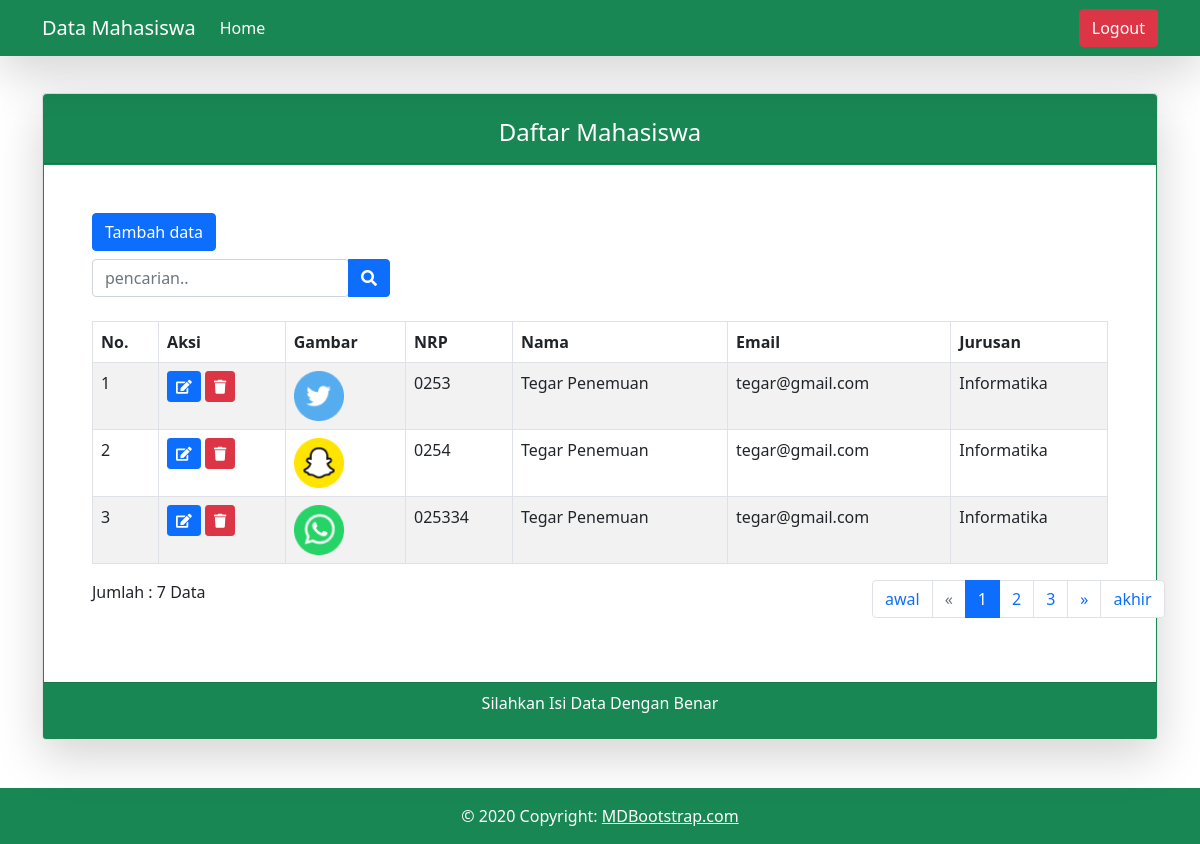
The app's page /index.php (signed in) with its own data.
### tables this page shows
CREATE TABLE `mahasiswa` (
  `id` int(11) NOT NULL,
  `nrp` varchar(255) NOT NULL,
  `nama` varchar(255) NOT NULL,
  `email` varchar(255) NOT NULL,
  `jurusan` varchar(255) NOT NULL,
  `gambar` varchar(255) NOT NULL
);

### functions.php (called while the page is built, shortened)
<?php
$conn = mysqli_connect("localhost", "root", "", "phpdasar");
function query($query)
{
	global $conn;
	$result = mysqli_query($conn, $query);
	$rows = [];
	while ($row = mysqli_fetch_assoc($result)) {
		$rows[] = $row;
	}
	return $rows;
}

### index.php (the view, shortened to what this page needs)
<?php
require 'functions.php';
$jumlahDataPerHalaman = 3;
$jumlahData = count(query("SELECT * FROM mahasiswa"));
$jumlahHalaman = ceil($jumlahData / $jumlahDataPerHalaman);
$halamanAktif = (isset($_GET["halaman"])) ? $_GET["halaman"] : 1;
$awalData = ($jumlahDataPerHalaman * $halamanAktif) - $jumlahDataPerHalaman;
$mahasiswa = query("SELECT * FROM mahasiswa LIMIT $awalData, $jumlahDataPerHalaman");
?>
<!DOCTYPE html>
<html>
<head>
	<link rel="stylesheet" href="bootstrap5/css/bootstrap.min.css">
	<link rel="stylesheet" href="bootstrap5/fontawesome/css/all.css">
</head>
<body>
	<?php include_once('navbar.php'); ?>
	<div class=" container">
		<div class="row pt-3">
			<div class="col-md-12 col-sm-8">
				<div class="card" style="box-shadow: rgba(0, 0, 0, 0.176) 0px 16px 48px 0px;">
					<div class="card-header rounded-top bg-success" style="height: 70px !important;">
						<h4 class="text-center text-white py-3">Daftar Mahasiswa</h4>
					</div>
					<div class="card-body border border-success border-bottom-0 p-5">
						<div class="row">
							<div class="col-md-12 col-12">
								<a href="tambah.php" class="btn btn-primary mb-2">Tambah data</a>
							</div>
							<div class="col-md-12 col-12">
								<div class="input-group">
									<form action="" method="post">
										<div class="input-group">
											<div class="form-outline">
												<input id="search-input" type="search" name="keyword" class="form-control" placeholder="pencarian.." autocomplete="off" autofocus />
											</div>
											<button type="submit" name="cari" class="btn btn-primary">
												<i class="fas fa-search"></i>
											</button>
										</div>
									</form>
								</div>
							</div>
						</div>
						<div class="table-responsive pt-4">
							<table class="table table-striped table-bordered">
								<thead>
									<tr>
										<th nowrap>No.</th>
										<th nowrap>Aksi</th>
										<th nowrap>Gambar</th>
										<th nowrap>NRP</th>
										<th nowrap>Nama</th>
										<th nowrap>Email</th>
										<th nowrap>Jurusan</th>
									</tr>
								</thead>
								<tbody>
									<?php $i = 1; ?>
									<?php foreach ($mahasiswa as $row) : ?>
										<tr>
											<td nowrap><?= $i; ?></td>
											<td nowrap>
												<a class="btn btn-primary btn-sm" href="ubah.php?id=<?= $row["id"]; ?>" data-toggle="tooltip" data-placement="right" title="Edit"><i class="fa fa-edit"></i></a>
												<a class="btn btn-danger btn-sm" href="hapus.php?id=<?= $row["id"]; ?>" onclick="return confirm('yakin?');" data-toggle="tooltip" data-placement="right" title="Delete"><i class="fa fa-trash"></i></a>
											</td>
											<td nowrap><img src="img/<?= $row["gambar"]; ?>" width="50"></td>
											<td nowrap><?= $row["nrp"]; ?></td>
											<td nowrap><?= $row["nama"]; ?></td>
											<td nowrap><?= $row["email"]; ?></td>
											<td nowrap><?= $row["jurusan"]; ?></td>
										</tr>
										<?php $i++; ?>
									<?php endforeach; ?>
								</tbody>
							</table>
						</div>
						<div class="row">
							<div class="col-md-9 col-12">
								<caption>Jumlah : <?= $jumlahData ?> Data</caption>
							</div>
							<div class="col-md-3 col-12">
								<nav aria-label="...">
									<ul class="pagination">
										<li class="page-item">
											<a class="page-link" href="?halaman=1">awal</a>
										</li>
										<?php if ($halamanAktif == 1) { ?>
											<li class="page-item disabled">
												<a class="page-link" href="?halaman=<?= $halamanAktif - 1; ?>">&laquo;</a>
											</li>
										<?php } else { ?>
											<li class="page-item">
												<a class="page-link" href="?halaman=<?= $halamanAktif - 1; ?>">&laquo;</a>
											</li>
										<?php } ?>
										<?php for ($i = 1; $i <= $jumlahHalaman; $i++) : ?>
											<?php if ($i == $halamanAktif) : ?>
												<li class="page-item active" aria-current="page">
													<a class="page-link" href="?halaman=<?= $i; ?>"><?= $i; ?></a>
												</li>
											<?php else : ?>
												<li class="page-item">
													<a class="page-link" href="?halaman=<?= $i; ?>"><?= $i; ?></a>
												</li>
											<?php endif; ?>
										<?php endfor; ?>
										<?php if ($halamanAktif == $jumlahHalaman) { ?>
											<li class="page-item disabled">
												<a class="page-link" href="?halaman=<?= $halamanAktif + 1; ?>">&raquo;</a>
											</li>
										<?php } else { ?>
											<li class="page-item">
												<a class="page-link" href="?halaman=<?= $halamanAktif + 1; ?>">&raquo;</a>
											</li>
										<?php } ?>
										<li class="page-item">
											<a class="page-link" href="?halaman=<?= $jumlahHalaman; ?>">akhir</a>
										</li>
									</ul>
								</nav>
							</div>
						</div>
					</div>
					<div class="card-footer bg-success">
						<p class="text-center text-white">Silahkan Isi Data Dengan Benar</p>
					</div>
				</div>
			</div>
		</div>
	</div>
	<?php include_once('footer.php'); ?>
</body>
</html>

### navbar.php (shortened to what this page needs)
<nav class="navbar navbar-expand-lg navbar-dark bg-success fixed-top" style="box-shadow: rgba(0, 0, 0, 0.176) 0px 16px 48px 0px;">
    <div class="container">
        <a class="navbar-brand" href="index.php">Data Mahasiswa</a>
        <div class="collapse navbar-collapse" id="navbarSupportedContent">
            <ul class="navbar-nav me-auto mb-2 mb-lg-0">
                <li class="nav-item">
                    <a class="nav-link active" aria-current="page" href="index.php">Home</a>
                </li>
            </ul>
            <div class="d-flex">
                <ul class="navbar-nav ml-auto">
                    <?php if (@$_SESSION["login"]) { ?>
                        <li class="nav-item">
                            <a class="btn btn-danger" href="logout.php">Logout</a>
                        </li>
                    <?php } ?>
                </ul>
            </div>
        </div>
    </div>
</nav>
<div class="container mt-2 p-3 bagde-primary">
    <h4>Selamat Datang <?php echo @$_SESSION["name"]; ?></h4>
</div>

### footer.php
<footer class="page-footer font-small mt-5 text-white">
    <div class="footer-copyright text-center py-3 bg-success">© 2020 Copyright:
        <a href="https://mdbootstrap.com/" class="text-white"> MDBootstrap.com</a>
    </div>
</footer>

### records on screen
mahasiswa: gambar (picture), nrp "0253", nama "Tegar Penemuan", email "tegar@gmail.com", jurusan "Informatika"
mahasiswa: gambar (picture), nrp "0254", nama "Tegar Penemuan", email "tegar@gmail.com", jurusan "Informatika"
mahasiswa: gambar (picture), nrp "025334", nama "Tegar Penemuan", email "tegar@gmail.com", jurusan "Informatika"

### other values on screen
$jumlahData "7"
